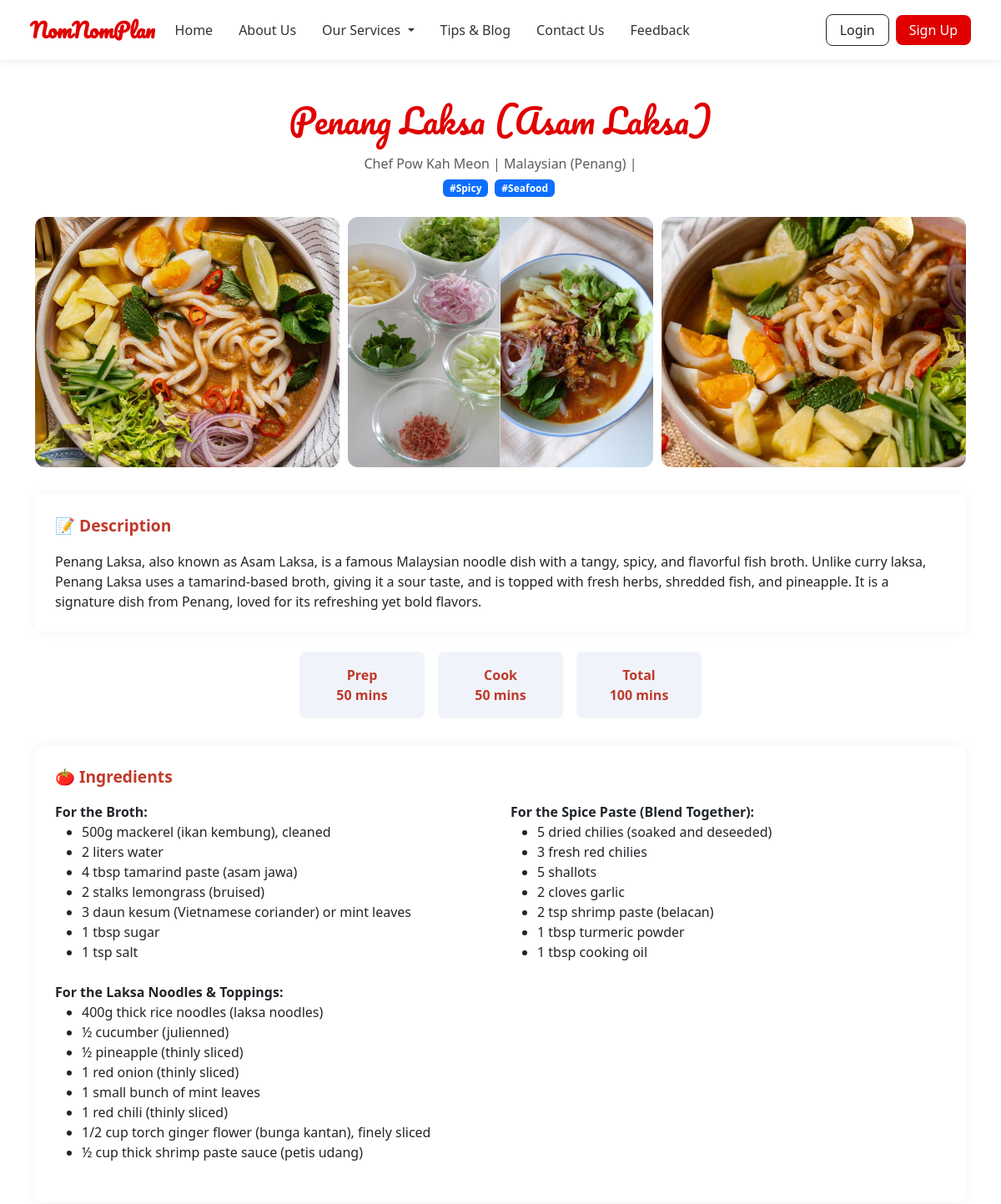
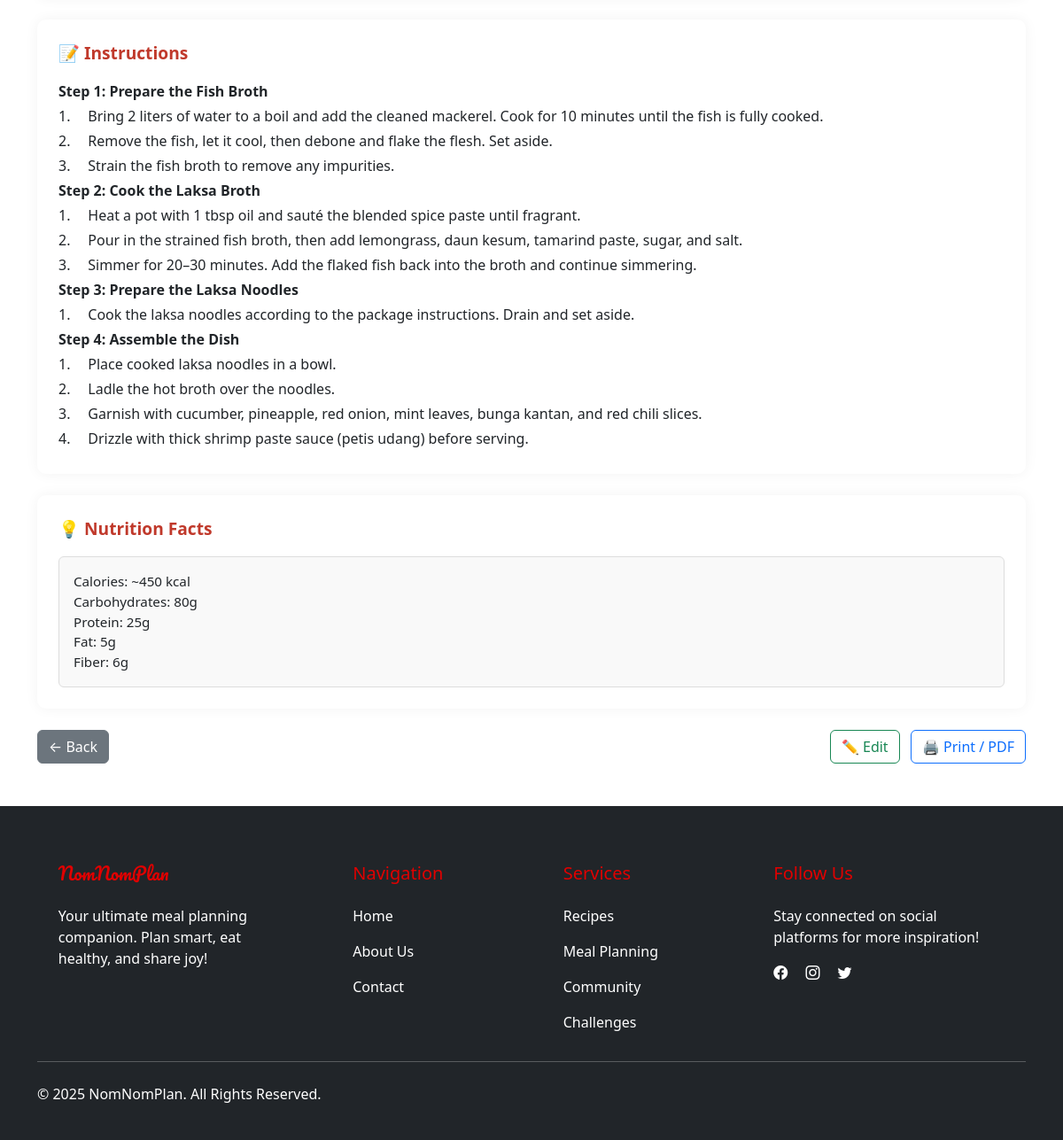
Screenshot of /recipe-modules/view-recipe.php?id=3 with the database file from the repository (2 pictures, top to bottom).
### tables this page shows
CREATE TABLE `recipes` (
  `id` int(11) NOT NULL,
  `title` varchar(255) NOT NULL,
  `description` text DEFAULT NULL,
  `ingredients` longtext DEFAULT NULL,
  `steps` longtext DEFAULT NULL,
  `cuisine` varchar(100) DEFAULT NULL,
  `prep_time` int(11) DEFAULT NULL,
  `cook_time` int(11) DEFAULT NULL,
  `total_time` int(11) DEFAULT NULL,
  `difficulty` enum('easy','medium','hard') DEFAULT NULL,
  `nutrition` longtext DEFAULT NULL,
  `status` enum('draft','pending','approved','rejected') DEFAULT 'pending',
  `is_public` tinyint(1) DEFAULT 1,
  `view_count` int(11) DEFAULT 0,
  `created_by` int(11) DEFAULT NULL,
  `created_at` timestamp NOT NULL DEFAULT current_timestamp(),
  `updated_at` timestamp NOT NULL DEFAULT current_timestamp() ON UPDATE current_timestamp(),
  `admin_note` text DEFAULT NULL
);

CREATE TABLE `users` (
  `id` int(11) NOT NULL,
  `name` varchar(100) NOT NULL,
  `email` varchar(100) NOT NULL,
  `password` varchar(255) NOT NULL,
  `role` enum('user','admin') DEFAULT 'user',
  `created_at` timestamp NOT NULL DEFAULT current_timestamp()
);

### recipe-modules/view-recipe.php (the view, shortened to what this page needs)
<?php
require_once '../includes/db.php';
$recipe_id = (int) $_GET['id'];
$query = $conn->prepare("SELECT recipes.*, users.name AS username FROM recipes LEFT JOIN users ON recipes.created_by = users.id WHERE recipes.id = ?");
$query->bind_param("i", $recipe_id);
$query->execute();
$result = $query->get_result();
$recipe = $result->fetch_assoc();
$tagStmt = $conn->prepare("SELECT tags.name FROM tags JOIN recipe_tags ON tags.id = recipe_tags.tag_id WHERE recipe_tags.recipe_id = ?");
$tagStmt->bind_param("i", $recipe_id);
$tagStmt->execute();
$tagResult = $tagStmt->get_result();
$tags = [];
while ($row = $tagResult->fetch_assoc()) {
    $tags[] = $row['name'];
}
$imageStmt = $conn->prepare("SELECT image_url FROM recipe_images WHERE recipe_id = ?");
$imageStmt->bind_param("i", $recipe_id);
$imageStmt->execute();
$imageResult = $imageStmt->get_result();
$images = [];
while ($img = $imageResult->fetch_assoc()) {
    $images[] = $img['image_url'];
}
function displayIngredientsInTwoColumns($input) {
    $decoded = json_decode($input, true);
    if (json_last_error() === JSON_ERROR_NONE && is_array($decoded)) {
        $sections = [];
        $current = [];
        foreach ($decoded as $line) {
            if (preg_match('/^[A-Z][^:]*:$/', $line)) {
                if (!empty($current)) {
                    $sections[] = $current;
                }
                $current = [$line];
            } else {
                $current[] = $line;
            }
        }
        if (!empty($current)) {
            $sections[] = $current;
        }
        echo '<div class="row">';
        foreach ($sections as $col) {
            echo '<div class="col-md-6 mb-3">';
            foreach ($col as $index => $item) {
                $escaped = htmlspecialchars($item);
                if ($index === 0 && preg_match('/^[A-Z][^:]*:$/', $item)) {
                    echo '<strong>' . $escaped . '</strong><ul class="mb-2">';
                } elseif ($index === count($col) - 1) {
                    echo '<li>' . $escaped . '</li></ul>';
                } else {
                    echo '<li>' . $escaped . '</li>';
                }
            }
            echo '</div>';
        }
        echo '</div>';
    } else {
        echo '<pre class="mb-0">' . nl2br(htmlspecialchars($input)) . '</pre>';
    }
}
function displayTextList($input) {
    $decoded = json_decode($input, true);
    if (json_last_error() === JSON_ERROR_NONE && is_array($decoded)) {
        foreach ($decoded as $line) {
            $escaped = htmlspecialchars($line);
            $isSectionHeader = preg_match('/^([A-Z][^:]*:)/', $line);
            echo '<div style="margin-bottom: 4px; white-space: pre-wrap;">' .
                ($isSectionHeader ? "<strong>$escaped</strong>" : $escaped) .
                '</div>';
        }
    } else {
        echo '<pre class="mb-0">' . nl2br(htmlspecialchars($input)) . '</pre>';
    }
}
?>
<!DOCTYPE html>
<html lang="en">
<head>
  <link href="https://cdn.jsdelivr.net/npm/bootstrap@5.3.2/dist/css/bootstrap.min.css" rel="stylesheet">
</head>
<body>
<?php include '../navbar.php'; ?>
<div class="container py-5">
  <h1 class="logo text-center mb-3"><?= htmlspecialchars($recipe['title']) ?></h1>
  <p class="text-center text-muted mb-1">Chef <?= htmlspecialchars($recipe['username']) ?> | <?= ucfirst($recipe['cuisine']) ?> | <?= ucfirst($recipe['difficulty']) ?></p>
  <div class="text-center mb-4">
    <?php foreach ($tags as $tag): ?>
      <span class="badge bg-primary me-1">#<?= htmlspecialchars($tag) ?></span>
    <?php endforeach; ?>
  </div>
  <?php if (!empty($images)): ?>
  <div class="gallery">
    <?php foreach ($images as $img): ?>
      <img src="<?= $img ?>" class="gallery-img" alt="Recipe Image">
    <?php endforeach; ?>
  </div>
  <?php endif; ?>
  <div class="section-box">
    <div class="section-title">📝 Description</div>
    <p class="mb-0"><?= nl2br(htmlspecialchars($recipe['description'])) ?></p>
  </div>
  <div class="time-box-group">
    <div class="time-box">Prep<br><?= $recipe['prep_time'] ?> mins</div>
    <div class="time-box">Cook<br><?= $recipe['cook_time'] ?> mins</div>
    <div class="time-box">Total<br><?= $recipe['total_time'] ?> mins</div>
  </div>
  <div class="section-box">
    <div class="section-title">🍅 Ingredients</div>
    <div class="mb-0">
      <?php displayIngredientsInTwoColumns($recipe['ingredients']); ?>
    </div>
  </div>
  <div class="section-box">
    <div class="section-title">📝 Instructions</div>
    <div class="mb-0">
      <?php displayTextList($recipe['steps']); ?>
    </div>
  </div>
  <?php if (!empty($recipe['nutrition'])): ?>
  <div class="section-box">
    <div class="section-title">💡 Nutrition Facts</div>
    <div class="nutrition-label">
      <div style="white-space: pre-wrap;"><?= htmlspecialchars($recipe['nutrition']) ?></div>
    </div>
  </div>
  <?php endif; ?>
  <div class="d-flex justify-content-between print-hidden">
    <a href="recipe-management.php" class="btn btn-secondary">← Back</a>
    <div>
      <a href="edit-recipe.php?id=<?= $recipe_id ?>" class="btn btn-outline-success me-2">✏️ Edit</a>
      <button onclick="window.print()" class="btn btn-outline-primary">🖨️ Print / PDF</button>
    </div>
  </div>
</div>
<div class="print-hidden">
  <?php include '../includes/footer.php'; ?>
</div>
</body>
</html>

### recipe-modules/view-recipe.php (style rules this page uses)
body { background-color: #f9fbfd; font-family: 'Segoe UI', sans-serif; }
.logo { font-family: 'Pacifico', cursive; color: #e00000; }
.time-box-group { display: flex; justify-content: center; gap: 1rem; margin-bottom: 2rem; }
.time-box { background: #f0f4fa; text-align: center; padding: 1rem 2rem; border-radius: 8px; font-weight: 600; color: #c0392b; min-width: 150px; }
.gallery { display: grid; grid-template-columns: repeat(auto-fit, minmax(250px, 1fr)); gap: 10px; margin-bottom: 2rem; }
.gallery-img { width: 100%; height: 300px; object-fit: cover; border-radius: 12px; }
.section-title { font-weight: 600; font-size: 1.2rem; margin-bottom: 1rem; color: #c0392b; }
.section-box { background: #ffffff; padding: 1.5rem; border-radius: 10px; box-shadow: 0 0 15px rgba(0,0,0,0.05); margin-bottom: 1.5rem; }
.nutrition-label { font-size: 0.95rem; background-color: #f9f9f9; border: 1px solid #ddd; padding: 1rem; border-radius: 6px; }

### navbar.php (style rules this page uses)
:root { --primary: #e00000; --secondary: rgb(238, 140, 140); }

### rows the page displays
recipes: title "Penang Laksa (Asam Laksa)", created_by.name "Pow Kah Meon", cuisine "Malaysian (Penang)", description "Penang Laksa, also known as Asam Laksa, is a famous Malaysian noodle dish with a tangy, spicy, and flavorful fish broth. Unlike curry laksa, Penang Laksa uses a tamarind-based broth, giving it a sour taste, and is topped with fresh herbs, shredded fish, and pineapple. It is a signature dish from Penang, loved for its refreshing yet bold flavors.", prep_time "50", cook_time "50", total_time "100", steps "Step 1: Prepare the Fish Broth", steps "1. Bring 2 liters of water to a boil and add the cleaned mackerel. Cook for 10 minutes until the fish is fully cooked.", steps "2. Remove the fish, let it cool, then debone and flake the flesh. Set aside.", steps "3. Strain the fish broth to remove any impurities.", steps "Step 2: Cook the Laksa Broth", steps "1. Heat a pot with 1 tbsp oil and sauté the blended spice paste until fragrant.", steps "2. Pour in the strained fish broth, then add lemongrass, daun kesum, tamarind paste, sugar, and salt.", steps "3. Simmer for 20–30 minutes. Add the flaked fish back into the broth and continue simmering.", steps "Step 3: Prepare the Laksa Noodles", steps "1. Cook the laksa noodles according to the package instructions. Drain and set aside.", steps "Step 4: Assemble the Dish", steps "1. Place cooked laksa noodles in a bowl.", steps "2. Ladle the hot broth over the noodles.", steps "3. Garnish with cucumber, pineapple, red onion, mint leaves, bunga kantan, and red chili slices.", steps "4. Drizzle with thick shrimp paste sauce (petis udang) before serving.", nutrition "Calories: ~450 kcal Carbohydrates: 80g Protein: 25g Fat: 5g Fiber: 6g"

### other values shown
$tag "Spicy"
$tag "Seafood"
$escaped "For the Broth:"
$escaped "500g mackerel (ikan kembung), cleaned"
$escaped "2 liters water"
$escaped "4 tbsp tamarind paste (asam jawa)"
$escaped "2 stalks lemongrass (bruised)"
$escaped "3 daun kesum (Vietnamese coriander) or mint leaves"
$escaped "1 tbsp sugar"
$escaped "1 tsp salt"
$escaped "For the Spice Paste (Blend Together):"
$escaped "5 dried chilies (soaked and deseeded)"
$escaped "3 fresh red chilies"
$escaped "5 shallots"
$escaped "2 cloves garlic"
